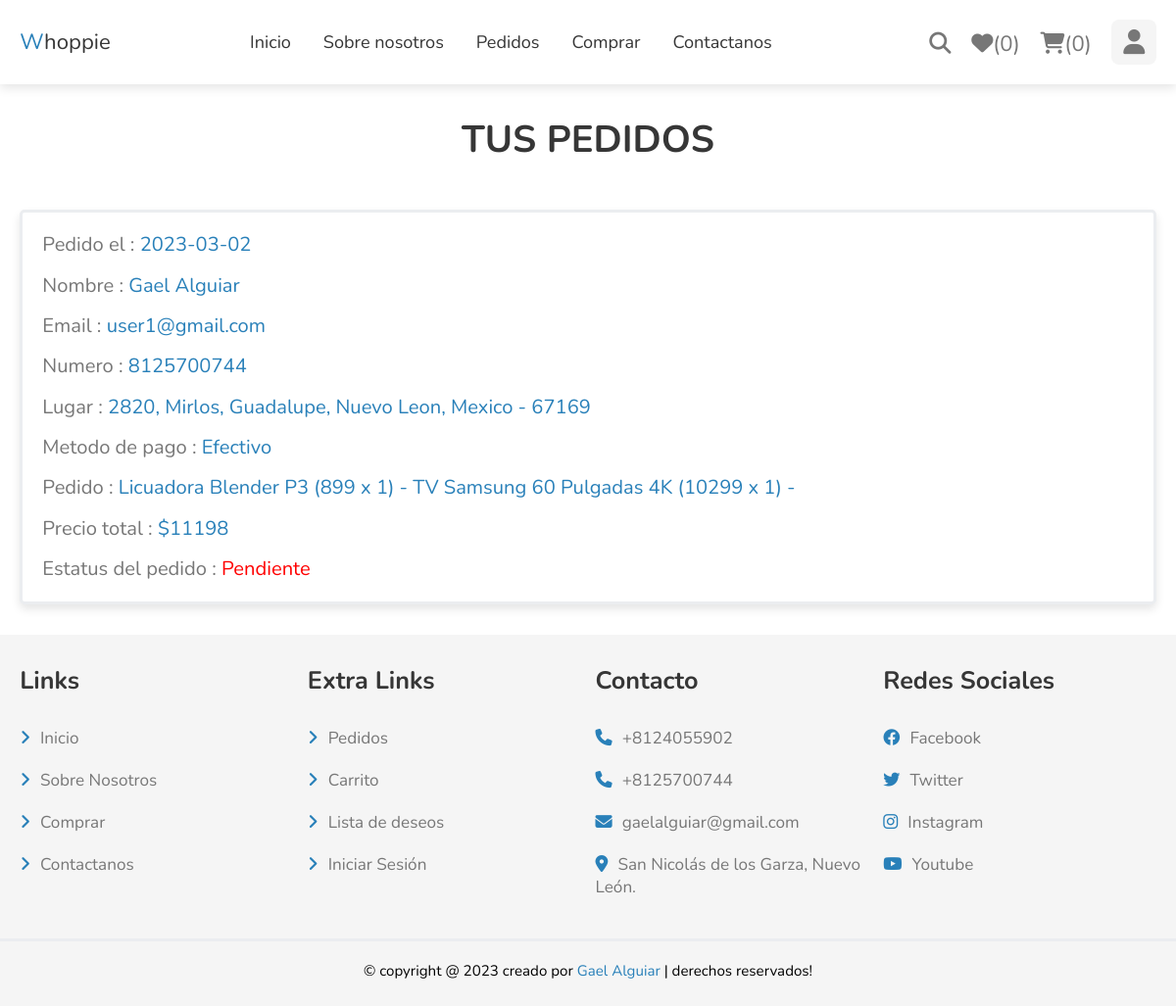
Screenshot of /orders.php (signed in) with the database file from the repository.
### tables this page shows
CREATE TABLE `orders` (
  `id` int(100) NOT NULL,
  `user_id` int(100) NOT NULL,
  `name` varchar(20) NOT NULL,
  `number` varchar(10) NOT NULL,
  `email` varchar(50) NOT NULL,
  `method` varchar(50) NOT NULL,
  `address` varchar(500) NOT NULL,
  `total_products` varchar(1000) NOT NULL,
  `total_price` int(100) NOT NULL,
  `placed_on` date NOT NULL DEFAULT current_timestamp(),
  `payment_status` varchar(20) NOT NULL DEFAULT 'Pendiente'
);

### orders.php (the view, shortened to what this page needs)
<?php
include 'componentes/connect.php';
if (isset($_SESSION['user_id'])) {
    $user_id = $_SESSION['user_id'];
} else {
    $user_id = '';
}
?>
<!DOCTYPE html>
<html lang="en">
<head>
    <link rel="stylesheet" href="https://cdnjs.cloudflare.com/ajax/libs/font-awesome/6.1.1/css/all.min.css">
    <link rel="stylesheet" href="css/estilo.css">
</head>
<body>
    <?php
    include 'componentes/user_header.php';
    ?>
    <section class="orders">
        <h1 class="heading">Tus pedidos</h1>
        <div class="box-container">
            <?php
            if ($user_id == '') {
                echo '<p class="empty">Iniciar sesión primero</p>';
            } else {
                $select_orders = $conn->prepare("SELECT * FROM `orders` WHERE user_id = ?");
                $select_orders->execute([$user_id]);
                if ($select_orders->rowCount() > 0) {
                    while ($fetch_orders = $select_orders->fetch(PDO::FETCH_ASSOC)) {
            ?>
                        <div class="box">
                            <p>Pedido el : <span><?= $fetch_orders['placed_on']; ?></span></p>
                            <p>Nombre : <span><?= $fetch_orders['name']; ?></span></p>
                            <p>Email : <span><?= $fetch_orders['email']; ?></span></p>
                            <p>Numero : <span><?= $fetch_orders['number']; ?></span></p>
                            <p>Lugar : <span><?= $fetch_orders['address']; ?></span></p>
                            <p>Metodo de pago : <span><?= $fetch_orders['method']; ?></span></p>
                            <p>Pedido : <span><?= $fetch_orders['total_products']; ?></span></p>
                            <p>Precio total : <span>$<?= $fetch_orders['total_price']; ?></span></p>
                            <p>Estatus del pedido : <span style="color:<?php if ($fetch_orders['payment_status'] == 'Pendiente') {
                                                                        echo 'red';
                                                                    } else {
                                                                        echo 'green';
                                                                    }; ?>"><?= $fetch_orders['payment_status']; ?></span> </p>
                        </div>
            <?php
                    }
                } else {
                    echo '<p class="empty">Aun no hay ordenes pedidas!</p>';
                }
            }
            ?>
        </div>
    </section>
    <?php include 'componentes/footer.php' ?>
</body>
</html>

### css/estilo.css (style rules this page uses)
:root { --color-principal: #2980b9; --naranja: #e2b214d5; --verde: #29c539e7; --rojo: #e74d3ce3; --negro: rgb(54, 54, 54); --blanco: #fff; --gris: #EBEDF0; --border: .3rem solid var(--gris); --box-shadow: 0 .5rem 1rem rgba(0, 0, 0, 0.1); --light-bg: #f5f5f5; --light-color: #777; }
* { font-family: 'Nunito', sans-serif; margin: 0; padding: 0; box-sizing: border-box; text-decoration: none; outline: none; border: none; }
html { font-size: 63%; overflow-x: hidden; }
body { background-color: linear-gradient(to bottom, #b8b8b87e 0%, #ffffff 100%); }
section { max-width: 1200px; margin: 0 auto; padding: 3rem 2rem; }
.heading { text-align: center; margin-bottom: 4.5rem; text-transform: uppercase; color: var(--negro); font-size: 3.8rem; }
.orders .box-container { display: flex; flex-wrap: wrap; gap: 1.5rem; align-items: flex-start; }
.orders .box-container .box { padding: 1rem 2rem; flex: 1 1 30rem; border: var(--border); background-color: var(--blanco); box-shadow: var(--box-shadow); border-radius: .5rem; }
.orders .box-container .box p { margin: .5rem 0; line-height: 1.8; font-size: 2rem; color: var(--light-color); }
.orders .box-container .box p span { color: var(--color-principal); }

### rows the page displays
orders: placed_on "2023-03-02", name "Gael Alguiar", email "user1@gmail.com", number "8125700744", address "2820, Mirlos, Guadalupe, Nuevo Leon, Mexico - 67169", method "Efectivo", total_products "Licuadora Blender P3 (899 x 1) - TV Samsung 60 Pulgadas 4K (10299 x 1) -", total_price "11198", payment_status "Pendiente"

### other values shown
$total_wishlist_counts "0"
$total_cart_counts "0"
